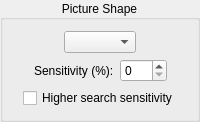
                   <widget class="QGroupBox" name="pictureShapeOptions">
                    <property name="title">
                     <string>Picture Shape</string>
                    </property>
                    <property name="alignment">
                     <set>Qt::AlignCenter</set>
                    </property>
                    <layout class="QVBoxLayout" name="verticalLayout_20">
                     <item>
                      <layout class="QHBoxLayout" name="horizontalLayout_15">
                       <item>
                        <spacer name="horizontalSpacer_37">
                         <property name="orientation">
                          <enum>Qt::Horizontal</enum>
                         </property>
                         <property name="sizeHint" stdset="0">
                          <size>
                           <width>1</width>
                           <height>1</height>
                          </size>
                         </property>
                        </spacer>
                       </item>
                       <item>
                        <widget class="QComboBox" name="pictureShapeSelector"/>
                       </item>
                       <item>
                        <spacer name="horizontalSpacer_38">
                         <property name="orientation">
                          <enum>Qt::Horizontal</enum>
                         </property>
                         <property name="sizeHint" stdset="0">
                          <size>
                           <width>1</width>
                           <height>1</height>
                          </size>
                         </property>
                        </spacer>
                       </item>
                      </layout>
                     </item>
                     <item>
                      <widget class="QWidget" name="pictureShapeSensitivityOptions" native="true">
                       <layout class="QHBoxLayout" name="horizontalLayout_16">
                        <property name="leftMargin">
                         <number>0</number>
                        </property>
                        <property name="topMargin">
                         <number>0</number>
                        </property>
                        <property name="rightMargin">
                         <number>0</number>
                        </property>
                        <property name="bottomMargin">
                         <number>0</number>
                        </property>
                        <item>
                         <spacer name="horizontalSpacer_39">
                          <property name="orientation">
                           <enum>Qt::Horizontal</enum>
                          </property>
                          <property name="sizeHint" stdset="0">
                           <size>
                            <width>1</width>
                            <height>1</height>
                           </size>
                          </property>
                         </spacer>
                        </item>
                        <item>
                         <widget class="QLabel" name="pictureShapeSensitivityLabel">
                          <property name="text">
                           <string>Sensitivity (%):</string>
                          </property>
                         </widget>
                        </item>
                        <item>
                         <widget class="QSpinBox" name="pictureShapeSensitivitySB">
                          <property name="minimum">
                           <number>0</number>
                          </property>
                          <property name="maximum">
                           <number>100</number>
                          </property>
                         </widget>
                        </item>
                        <item>
                         <spacer name="horizontalSpacer_40">
                          <property name="orientation">
                           <enum>Qt::Horizontal</enum>
                          </property>
                          <property name="sizeHint" stdset="0">
                           <size>
                            <width>1</width>
                            <height>1</height>
                           </size>
                          </property>
                         </spacer>
                        </item>
                       </layout>
                      </widget>
                     </item>
                     <item>
                      <layout class="QHBoxLayout" name="horizontalLayout_34">
                       <item>
                        <spacer name="horizontalSpacer_72">
                         <property name="orientation">
                          <enum>Qt::Horizontal</enum>
                         </property>
                         <property name="sizeHint" stdset="0">
                          <size>
                           <width>1</width>
                           <height>0</height>
                          </size>
                         </property>
                        </spacer>
                       </item>
                       <item>
                        <widget class="QCheckBox" name="higherSearchSensitivityCB">
                         <property name="text">
                          <string>Higher search sensitivity</string>
                         </property>
                        </widget>
                       </item>
                       <item>
                        <spacer name="horizontalSpacer_73">
                         <property name="orientation">
                          <enum>Qt::Horizontal</enum>
                         </property>
                         <property name="sizeHint" stdset="0">
                          <size>
                           <width>1</width>
                           <height>0</height>
                          </size>
                         </property>
                        </spacer>
                       </item>
                      </layout>
                     </item>
                    </layout>
                   </widget>
